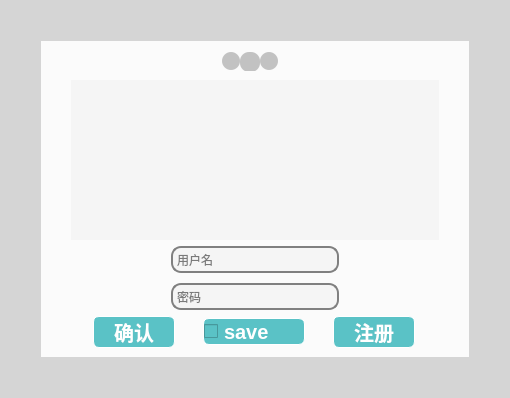
<?xml version="1.0" encoding="UTF-8"?>
<ui version="4.0">
 <class>framelessWidget</class>
 <widget class="QWidget" name="framelessWidget">
  <property name="geometry">
   <rect>
    <x>0</x>
    <y>0</y>
    <width>510</width>
    <height>398</height>
   </rect>
  </property>
  <property name="sizePolicy">
   <sizepolicy hsizetype="Fixed" vsizetype="Fixed">
    <horstretch>0</horstretch>
    <verstretch>0</verstretch>
   </sizepolicy>
  </property>
  <property name="windowTitle">
   <string>MainWindow</string>
  </property>
  <property name="styleSheet">
   <string notr="true">
 background-color: rgba(200, 200, 200, 128)
</string>
  </property>
  <layout class="QGridLayout" name="gridLayout_2">
   <item row="0" column="0">
    <layout class="QGridLayout" name="gridLayout">
     <property name="leftMargin">
      <number>0</number>
     </property>
     <property name="topMargin">
      <number>0</number>
     </property>
     <property name="rightMargin">
      <number>0</number>
     </property>
     <property name="bottomMargin">
      <number>0</number>
     </property>
     <item row="0" column="0">
      <layout class="QVBoxLayout" name="verticalLayout">
       <property name="leftMargin">
        <number>30</number>
       </property>
       <property name="topMargin">
        <number>30</number>
       </property>
       <property name="rightMargin">
        <number>30</number>
       </property>
       <property name="bottomMargin">
        <number>30</number>
       </property>
       <item>
        <widget class="QWidget" name="mainWidget" native="true">
         <property name="styleSheet">
          <string notr="true"> background-color: rgba(200, 200, 200,28)

</string>
         </property>
         <layout class="QVBoxLayout" name="verticalLayout_3">
          <property name="leftMargin">
           <number>0</number>
          </property>
          <property name="topMargin">
           <number>0</number>
          </property>
          <property name="rightMargin">
           <number>0</number>
          </property>
          <property name="bottomMargin">
           <number>0</number>
          </property>
          <item>
           <layout class="QVBoxLayout" name="mainLayout">
            <property name="spacing">
             <number>0</number>
            </property>
            <item>
             <widget class="QWidget" name="titleBar" native="true">
              <property name="minimumSize">
               <size>
                <width>0</width>
                <height>30</height>
               </size>
              </property>
              <property name="maximumSize">
               <size>
                <width>16777215</width>
                <height>30</height>
               </size>
              </property>
              <property name="styleSheet">
               <string notr="true">#titleBar{
background-color: rgb(251, 251, 251);}</string>
              </property>
              <layout class="QVBoxLayout" name="verticalLayout_2">
               <property name="leftMargin">
                <number>0</number>
               </property>
               <property name="topMargin">
                <number>0</number>
               </property>
               <property name="rightMargin">
                <number>0</number>
               </property>
               <property name="bottomMargin">
                <number>0</number>
               </property>
               <item>
                <layout class="QHBoxLayout" name="horizontalLayout">
                 <property name="spacing">
                  <number>0</number>
                 </property>
                 <property name="topMargin">
                  <number>10</number>
                 </property>
                 <property name="rightMargin">
                  <number>10</number>
                 </property>
                 <item>
                  <spacer name="horizontalSpacer">
                   <property name="orientation">
                    <enum>Qt::Horizontal</enum>
                   </property>
                   <property name="sizeType">
                    <enum>QSizePolicy::Expanding</enum>
                   </property>
                   <property name="sizeHint" stdset="0">
                    <size>
                     <width>40</width>
                     <height>20</height>
                    </size>
                   </property>
                  </spacer>
                 </item>
                 <item>
                  <widget class="QPushButton" name="Button_3">
                   <property name="sizePolicy">
                    <sizepolicy hsizetype="Minimum" vsizetype="Fixed">
                     <horstretch>0</horstretch>
                     <verstretch>0</verstretch>
                    </sizepolicy>
                   </property>
                   <property name="minimumSize">
                    <size>
                     <width>18</width>
                     <height>18</height>
                    </size>
                   </property>
                   <property name="maximumSize">
                    <size>
                     <width>18</width>
                     <height>18</height>
                    </size>
                   </property>
                   <property name="styleSheet">
                    <string notr="true">QPushButton{background-color:#c2c2c2;border-radius:9px}
QPushButton:hover {background-color:#f9bf45;border-radius:9px;}
QPushButton:pressed {background-color:#ffb11b;border-radius:9px;}</string>
                   </property>
                   <property name="text">
                    <string/>
                   </property>
                  </widget>
                 </item>
                 <item>
                  <widget class="QPushButton" name="Button_2">
                   <property name="minimumSize">
                    <size>
                     <width>20</width>
                     <height>20</height>
                    </size>
                   </property>
                   <property name="maximumSize">
                    <size>
                     <width>18</width>
                     <height>18</height>
                    </size>
                   </property>
                   <property name="styleSheet">
                    <string notr="true">QPushButton{background-color:#c2c2c2;border-radius:9px}
QPushButton:hover {background-color:#227d51;border-radius:9px;}
QPushButton:pressed {background-color:#2d6d4b;border-radius:9px;}</string>
                   </property>
                   <property name="text">
                    <string/>
                   </property>
                  </widget>
                 </item>
                 <item>
                  <widget class="QPushButton" name="Button">
                   <property name="minimumSize">
                    <size>
                     <width>18</width>
                     <height>18</height>
                    </size>
                   </property>
                   <property name="maximumSize">
                    <size>
                     <width>18</width>
                     <height>18</height>
                    </size>
                   </property>
                   <property name="styleSheet">
                    <string notr="true">QPushButton{background-color:#c2c2c2;border-radius:9px}
QPushButton:hover {background-color:#cb4042;border-radius:9px;}
QPushButton:pressed {background-color:#ab3b3a;border-radius:9px;}</string>
                   </property>
                   <property name="text">
                    <string/>
                   </property>
                  </widget>
                 </item>
                 <item>
                  <spacer name="horizontalSpacer_2">
                   <property name="orientation">
                    <enum>Qt::Horizontal</enum>
                   </property>
                   <property name="sizeType">
                    <enum>QSizePolicy::MinimumExpanding</enum>
                   </property>
                   <property name="sizeHint" stdset="0">
                    <size>
                     <width>40</width>
                     <height>20</height>
                    </size>
                   </property>
                  </spacer>
                 </item>
                </layout>
               </item>
              </layout>
             </widget>
            </item>
            <item>
             <widget class="QWidget" name="mainDisplayWidget" native="true">
              <property name="styleSheet">
               <string notr="true">#mainDisplayWidget{
background-color: rgb(251, 251, 251);}</string>
              </property>
              <layout class="QGridLayout" name="gridLayout_3">
               <property name="leftMargin">
                <number>30</number>
               </property>
               <property name="topMargin">
                <number>9</number>
               </property>
               <property name="rightMargin">
                <number>30</number>
               </property>
               <item row="1" column="0">
                <layout class="QVBoxLayout" name="verticalLayout_4">
                 <property name="spacing">
                  <number>10</number>
                 </property>
                 <property name="leftMargin">
                  <number>100</number>
                 </property>
                 <property name="topMargin">
                  <number>0</number>
                 </property>
                 <property name="rightMargin">
                  <number>100</number>
                 </property>
                 <property name="bottomMargin">
                  <number>0</number>
                 </property>
                 <item>
                  <widget class="QLineEdit" name="username">
                   <property name="font">
                    <font>
                     <family>幼圆</family>
                    </font>
                   </property>
                   <property name="styleSheet">
                    <string notr="true">QLineEdit {
    border: 2px solid gray;
    border-radius: 10px; /* 圆角半径 */
    padding: 2px;
}

QLineEdit:focus {
    border: 3px solid #0078d4; /* 设置焦点时的边框颜色和宽度 */
}</string>
                   </property>
                   <property name="placeholderText">
                    <string>用户名</string>
                   </property>
                  </widget>
                 </item>
                 <item>
                  <widget class="QLineEdit" name="password">
                   <property name="font">
                    <font>
                     <family>幼圆</family>
                    </font>
                   </property>
                   <property name="styleSheet">
                    <string notr="true">QLineEdit {
    border: 2px solid gray;
    border-radius: 10px; /* 圆角半径 */
    padding: 2px;
}

QLineEdit:focus {
    border: 3px solid #0078d4; /* 设置焦点时的边框颜色和宽度 */
}</string>
                   </property>
                   <property name="echoMode">
                    <enum>QLineEdit::Password</enum>
                   </property>
                   <property name="placeholderText">
                    <string>密码</string>
                   </property>
                  </widget>
                 </item>
                </layout>
               </item>
               <item row="2" column="0">
                <layout class="QHBoxLayout" name="horizontalLayout_3">
                 <item>
                  <widget class="QPushButton" name="confirm">
                   <property name="sizePolicy">
                    <sizepolicy hsizetype="Fixed" vsizetype="Fixed">
                     <horstretch>0</horstretch>
                     <verstretch>0</verstretch>
                    </sizepolicy>
                   </property>
                   <property name="font">
                    <font>
                     <family>幼圆</family>
                     <pointsize>15</pointsize>
                     <bold>true</bold>
                    </font>
                   </property>
                   <property name="styleSheet">
                    <string notr="true">  QPushButton {
      border: 0.5px solid white;
      border-radius: 6px;
      background-color: rgb(90,194,198);
      min-width: 80px;
	  font-family: &quot;幼圆&quot;;
	  font-size:15pt;
	  font-weight: bold;
	  color:white;
  }
 QPushButton:hover {
	border: 0.5px solid white;
      border-radius: 6px;
      background-color: #1fab89;
      min-width: 80px;
	  font-family: &quot;幼圆&quot;;
	  font-size:12pt;
	  font-weight: bold;
	  color:white;
 }</string>
                   </property>
                   <property name="text">
                    <string>确认</string>
                   </property>
                  </widget>
                 </item>
                 <item>
                  <widget class="QCheckBox" name="checkBox">
                   <property name="sizePolicy">
                    <sizepolicy hsizetype="Fixed" vsizetype="Fixed">
                     <horstretch>0</horstretch>
                     <verstretch>0</verstretch>
                    </sizepolicy>
                   </property>
                   <property name="styleSheet">
                    <string notr="true">QCheckBox {
    border: 0.5px solid white;
    border-radius: 6px;
    background-color: rgb(90, 194, 198);
    min-width: 80px;
    font-family: &quot;幼圆&quot;;
    font-size: 15pt;
    font-weight: bold;
    color: white;
}

QCheckBox:hover {
    border: 0.5px solid white;
    border-radius: 6px;
    background-color: #1fab89;
    min-width: 80px;
    font-family: &quot;幼圆&quot;;
    font-size: 12pt;
    font-weight: bold;
    color: white;
}
</string>
                   </property>
                   <property name="text">
                    <string>save</string>
                   </property>
                  </widget>
                 </item>
                 <item>
                  <widget class="QPushButton" name="register_2">
                   <property name="sizePolicy">
                    <sizepolicy hsizetype="Fixed" vsizetype="Fixed">
                     <horstretch>0</horstretch>
                     <verstretch>0</verstretch>
                    </sizepolicy>
                   </property>
                   <property name="font">
                    <font>
                     <family>幼圆</family>
                     <pointsize>15</pointsize>
                     <bold>true</bold>
                    </font>
                   </property>
                   <property name="styleSheet">
                    <string notr="true">  QPushButton {
      border: 0.5px solid white;
      border-radius: 6px;
      background-color: rgb(90,194,198);
      min-width: 80px;
	  font-family: &quot;幼圆&quot;;
	  font-size:15pt;
	  font-weight: bold;
	  color:white;
  }
 QPushButton:hover {
	border: 0.5px solid white;
      border-radius: 6px;
      background-color: #1fab89;
      min-width: 80px;
	  font-family: &quot;幼圆&quot;;
	  font-size:12pt;
	  font-weight: bold;
	  color:white;
 }</string>
                   </property>
                   <property name="text">
                    <string>注册</string>
                   </property>
                  </widget>
                 </item>
                </layout>
               </item>
               <item row="0" column="0">
                <widget class="QLabel" name="label">
                 <property name="font">
                  <font>
                   <family>幼圆</family>
                   <pointsize>-1</pointsize>
                   <bold>true</bold>
                  </font>
                 </property>
                 <property name="styleSheet">
                  <string notr="true">QLabel {
    font-family: &quot;幼圆&quot;;
    font-size: 35px;
    font-weight: bold;
    color:#87CEEB;
    border: none;
}</string>
                 </property>
                 <property name="text">
                  <string/>
                 </property>
                 <property name="alignment">
                  <set>Qt::AlignCenter</set>
                 </property>
                </widget>
               </item>
              </layout>
             </widget>
            </item>
           </layout>
          </item>
         </layout>
        </widget>
       </item>
      </layout>
     </item>
    </layout>
   </item>
  </layout>
 </widget>
 <resources/>
 <connections/>
</ui>
